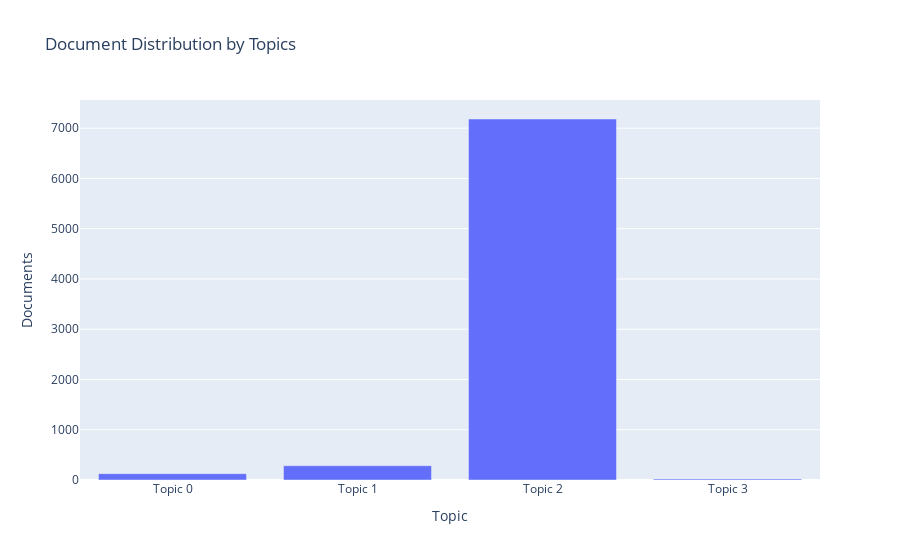

This figure's notebook cell:
### Code cell
plot_model(lda, plot = 'topic_distribution')

### Figure 1 — Plotly figure (JSON) as saved in the notebook; plotly's stock layout.template omitted (floating-point values rounded to 4 significant figures)
{"data": [{"alignmentgroup": "True", "customdata": [["go, get, car, still, life, see, even, run, part, think"], ["weapon, say, storm, violent, people, police, new, fall, bomb, thunder"], ["co, http, wound, come, warning, would, look, state, crew, update"], ["wreck, make, survive, amp, sink, love, break, watch, time, stay"]], "hovertemplate": "Topic=%{x}<br>Documents=%{y}<br>Keyword=%{customdata[0]}<extra></extra>", "legendgroup": "", "marker": {"color": "#636efa", "pattern": {"shape": ""}}, "name": "", "offsetgroup": "", "orientation": "v", "showlegend": false, "textposition": "auto", "x": ["Topic 0", "Topic 1", "Topic 2", "Topic 3"], "xaxis": "x", "y": [126, 284, 7183, 20], "yaxis": "y", "type": "bar"}], "layout": {"xaxis": {"anchor": "y", "domain": [0, 1], "title": {"text": "Topic"}}, "yaxis": {"anchor": "x", "domain": [0, 1], "title": {"text": "Documents"}}, "legend": {"tracegroupgap": 0}, "title": {"text": "Document Distribution by Topics"}, "barmode": "relative"}}
